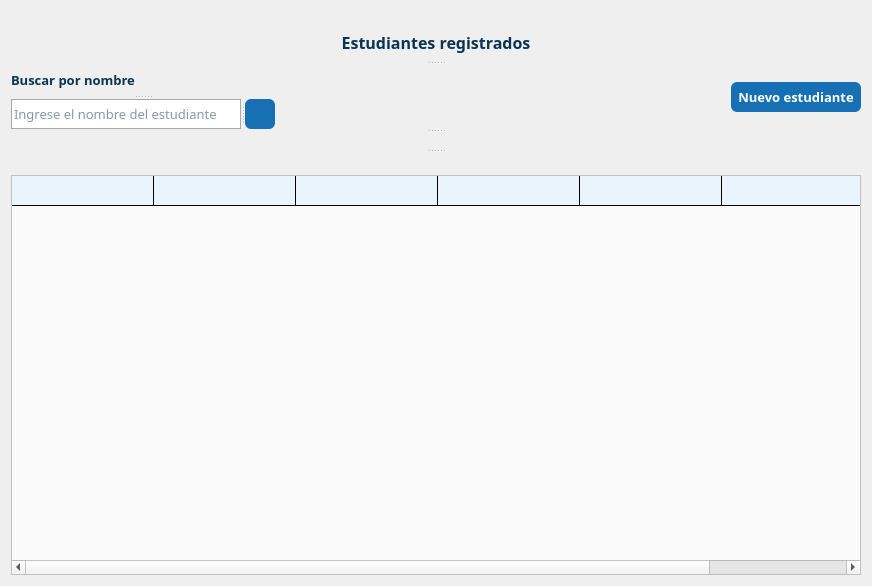
             <widget class="QWidget" name="ListStudents">
              <layout class="QGridLayout" name="gridLayout_3">
               <item row="0" column="0">
                <widget class="QSplitter" name="splitter_2">
                 <property name="orientation">
                  <enum>Qt::Vertical</enum>
                 </property>
                 <widget class="QLabel" name="tittle_header">
                  <property name="minimumSize">
                   <size>
                    <width>0</width>
                    <height>50</height>
                   </size>
                  </property>
                  <property name="maximumSize">
                   <size>
                    <width>16777215</width>
                    <height>50</height>
                   </size>
                  </property>
                  <property name="font">
                   <font>
                    <family>Euphemia</family>
                    <pointsize>12</pointsize>
                    <weight>75</weight>
                    <bold>true</bold>
                   </font>
                  </property>
                  <property name="styleSheet">
                   <string notr="true">color: rgb(11, 52, 84);
margin-top:12px;</string>
                  </property>
                  <property name="text">
                   <string>Estudiantes registrados</string>
                  </property>
                  <property name="alignment">
                   <set>Qt::AlignCenter</set>
                  </property>
                  <property name="margin">
                   <number>0</number>
                  </property>
                 </widget>
                 <widget class="QWidget" name="layoutWidget">
                  <layout class="QHBoxLayout" name="options">
                   <item>
                    <widget class="QSplitter" name="filter">
                     <property name="orientation">
                      <enum>Qt::Vertical</enum>
                     </property>
                     <widget class="QLabel" name="filter_tittle">
                      <property name="minimumSize">
                       <size>
                        <width>0</width>
                        <height>30</height>
                       </size>
                      </property>
                      <property name="maximumSize">
                       <size>
                        <width>16777215</width>
                        <height>30</height>
                       </size>
                      </property>
                      <property name="font">
                       <font>
                        <family>Euphemia</family>
                        <pointsize>10</pointsize>
                        <weight>75</weight>
                        <bold>true</bold>
                       </font>
                      </property>
                      <property name="styleSheet">
                       <string notr="true">color: rgb(11, 52, 84);</string>
                      </property>
                      <property name="lineWidth">
                       <number>6</number>
                      </property>
                      <property name="text">
                       <string>Buscar por nombre</string>
                      </property>
                     </widget>
                     <widget class="QSplitter" name="box_filter">
                      <property name="orientation">
                       <enum>Qt::Horizontal</enum>
                      </property>
                      <widget class="QLineEdit" name="box">
                       <property name="minimumSize">
                        <size>
                         <width>230</width>
                         <height>30</height>
                        </size>
                       </property>
                       <property name="maximumSize">
                        <size>
                         <width>230</width>
                         <height>30</height>
                        </size>
                       </property>
                       <property name="font">
                        <font>
                         <family>Euphemia</family>
                         <pointsize>10</pointsize>
                        </font>
                       </property>
                       <property name="styleSheet">
                        <string notr="true">background-color: rgb(255, 255, 255);
color: rgb(11, 52, 84);
border:1px solid  #a8a8a8;</string>
                       </property>
                       <property name="placeholderText">
                        <string>Ingrese el nombre del estudiante</string>
                       </property>
                      </widget>
                      <widget class="QPushButton" name="button_search">
                       <property name="minimumSize">
                        <size>
                         <width>30</width>
                         <height>30</height>
                        </size>
                       </property>
                       <property name="maximumSize">
                        <size>
                         <width>30</width>
                         <height>30</height>
                        </size>
                       </property>
                       <property name="cursor">
                        <cursorShape>PointingHandCursor</cursorShape>
                       </property>
                       <property name="styleSheet">
                        <string notr="true">background-color:#1770b3;
borde: none;
border-radius:6px;
</string>
                       </property>
                       <property name="text">
                        <string/>
                       </property>
                       <property name="icon">
                        <iconset>
                         <normaloff>:/icons/assets/icons/Search.svg</normaloff>:/icons/assets/icons/Search.svg</iconset>
                       </property>
                      </widget>
                     </widget>
                    </widget>
                   </item>
                   <item>
                    <spacer name="horizontalSpacer_3">
                     <property name="orientation">
                      <enum>Qt::Horizontal</enum>
                     </property>
                     <property name="sizeHint" stdset="0">
                      <size>
                       <width>328</width>
                       <height>21</height>
                      </size>
                     </property>
                    </spacer>
                   </item>
                   <item>
                    <widget class="QSplitter" name="newStudent">
                     <property name="orientation">
                      <enum>Qt::Vertical</enum>
                     </property>
                     <widget class="QPushButton" name="button_add">
                      <property name="minimumSize">
                       <size>
                        <width>130</width>
                        <height>30</height>
                       </size>
                      </property>
                      <property name="maximumSize">
                       <size>
                        <width>130</width>
                        <height>30</height>
                       </size>
                      </property>
                      <property name="font">
                       <font>
                        <family>Euphemia</family>
                        <pointsize>10</pointsize>
                        <weight>75</weight>
                        <bold>true</bold>
                       </font>
                      </property>
                      <property name="cursor">
                       <cursorShape>PointingHandCursor</cursorShape>
                      </property>
                      <property name="styleSheet">
                       <string notr="true">background-color:#1770b3;
border: none;
border-radius: 6px;
color:white;</string>
                      </property>
                      <property name="text">
                       <string>Nuevo estudiante</string>
                      </property>
                     </widget>
                    </widget>
                   </item>
                  </layout>
                 </widget>
                 <widget class="QLabel" name="message_error_name">
                  <property name="font">
                   <font>
                    <family>Euphemia</family>
                    <pointsize>9</pointsize>
                    <weight>75</weight>
                    <bold>true</bold>
                   </font>
                  </property>
                  <property name="styleSheet">
                   <string notr="true">font-family: Euphemia;
color:red;
</string>
                  </property>
                  <property name="text">
                   <string/>
                  </property>
                  <property name="margin">
                   <number>2</number>
                  </property>
                 </widget>
                 <widget class="QLabel" name="message_ok">
                  <property name="font">
                   <font>
                    <family>Euphemia</family>
                    <pointsize>9</pointsize>
                    <weight>75</weight>
                    <bold>true</bold>
                   </font>
                  </property>
                  <property name="styleSheet">
                   <string notr="true">font-family: Euphemia;
color:green;
</string>
                  </property>
                  <property name="text">
                   <string/>
                  </property>
                  <property name="margin">
                   <number>2</number>
                  </property>
                 </widget>
                </widget>
               </item>
               <item row="1" column="0">
                <widget class="QTableWidget" name="list_student_table">
                 <property name="minimumSize">
                  <size>
                   <width>850</width>
                   <height>400</height>
                  </size>
                 </property>
                 <property name="maximumSize">
                  <size>
                   <width>850</width>
                   <height>430</height>
                  </size>
                 </property>
                 <property name="styleSheet">
                  <string notr="true">QTableWidget {
 gridline-color: black; 
    background-color: #F9F9F9;
}

QTableWidget::item {
    padding: 1px;
 	 background-color: #e9f4fd;
     color: #000080; 
	text-align:center;
}

QTableWidget::item:selected {
    background-color: #ddeffd;
    color: black; 
}

QHeaderView::section {
    background-color: #13598f; 
    color: white; 
    padding: 3px;
    border: 0.4px solid white;
    font-family: Euphemia;
    font-size: 12px;
font-weight:bold;
}

QTableWidget::item:alternate {
    background-color: #F0F0F0;
}


</string>
                 </property>
                 <property name="editTriggers">
                  <set>QAbstractItemView::NoEditTriggers</set>
                 </property>
                 <property name="dragDropMode">
                  <enum>QAbstractItemView::NoDragDrop</enum>
                 </property>
                 <property name="showGrid">
                  <bool>true</bool>
                 </property>
                 <property name="gridStyle">
                  <enum>Qt::SolidLine</enum>
                 </property>
                 <property name="sortingEnabled">
                  <bool>false</bool>
                 </property>
                 <property name="wordWrap">
                  <bool>true</bool>
                 </property>
                 <property name="cornerButtonEnabled">
                  <bool>true</bool>
                 </property>
                 <property name="rowCount">
                  <number>1</number>
                 </property>
                 <attribute name="horizontalHeaderVisible">
                  <bool>false</bool>
                 </attribute>
                 <attribute name="horizontalHeaderCascadingSectionResizes">
                  <bool>false</bool>
                 </attribute>
                 <attribute name="horizontalHeaderDefaultSectionSize">
                  <number>142</number>
                 </attribute>
                 <attribute name="horizontalHeaderMinimumSectionSize">
                  <number>37</number>
                 </attribute>
                 <attribute name="horizontalHeaderShowSortIndicator" stdset="0">
                  <bool>false</bool>
                 </attribute>
                 <attribute name="horizontalHeaderStretchLastSection">
                  <bool>false</bool>
                 </attribute>
                 <attribute name="verticalHeaderVisible">
                  <bool>false</bool>
                 </attribute>
                 <attribute name="verticalHeaderCascadingSectionResizes">
                  <bool>false</bool>
                 </attribute>
                 <attribute name="verticalHeaderDefaultSectionSize">
                  <number>30</number>
                 </attribute>
                 <attribute name="verticalHeaderShowSortIndicator" stdset="0">
                  <bool>false</bool>
                 </attribute>
                 <row/>
                 <column>
                  <property name="text">
                   <string>Nombre</string>
                  </property>
                  <property name="textAlignment">
                   <set>AlignCenter</set>
                  </property>
                 </column>
                 <column>
                  <property name="text">
                   <string>Grado</string>
                  </property>
                  <property name="textAlignment">
                   <set>AlignCenter</set>
                  </property>
                 </column>
                 <column>
                  <property name="text">
                   <string>Identificación Tutor</string>
                  </property>
                  <property name="textAlignment">
                   <set>AlignCenter</set>
                  </property>
                  <property name="background">
                   <color>
                    <red>255</red>
                    <green>255</green>
                    <blue>255</blue>
                   </color>
                  </property>
                  <property name="foreground">
                   <brush brushstyle="SolidPattern">
                    <color alpha="255">
                     <red>0</red>
                     <green>0</green>
                     <blue>0</blue>
                    </color>
                   </brush>
                  </property>
                 </column>
                 <column>
                  <property name="text">
                   <string>Tutor</string>
                  </property>
                 </column>
                 <column>
                  <property name="text">
                   <string>Teléfono Tutor</string>
                  </property>
                  <property name="textAlignment">
                   <set>AlignCenter</set>
                  </property>
                 </column>
                 <column>
                  <property name="text">
                   <string>N° Facturas</string>
                  </property>
                 </column>
                 <item row="0" column="0">
                  <property name="text">
                   <string/>
                  </property>
                 </item>
                 <item row="0" column="2">
                  <property name="text">
                   <string/>
                  </property>
                  <property name="textAlignment">
                   <set>AlignCenter</set>
                  </property>
                 </item>
                </widget>
               </item>
              </layout>
             </widget>
